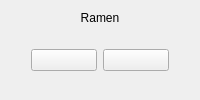
     <widget class="QWidget" name="ramen">
      <layout class="QGridLayout" name="gridLayout_3">
       <item row="0" column="0">
        <layout class="QGridLayout" name="gridLayout_2">
         <item row="0" column="0">
          <layout class="QVBoxLayout" name="verticalLayout">
           <item>
            <widget class="QLabel" name="ramen_label">
             <property name="text">
              <string>Ramen</string>
             </property>
             <property name="alignment">
              <set>Qt::AlignCenter</set>
             </property>
            </widget>
           </item>
           <item>
            <layout class="QHBoxLayout" name="horizontalLayout_3">
             <item>
              <spacer name="verticalSpacer_3">
               <property name="orientation">
                <enum>Qt::Vertical</enum>
               </property>
               <property name="sizeHint" stdset="0">
                <size>
                 <width>20</width>
                 <height>40</height>
                </size>
               </property>
              </spacer>
             </item>
             <item>
              <layout class="QGridLayout" name="gridLayout_29">
               <item row="0" column="0">
                <widget class="QPushButton" name="ramen_jr">
                 <property name="text">
                  <string/>
                 </property>
                 <property name="icon">
                  <iconset resource="teaIcons/foods/foodIcons.qrc">
                   <normaloff>:/icons/ramen/jrMeal.png</normaloff>:/icons/ramen/jrMeal.png</iconset>
                 </property>
                 <property name="iconSize">
                  <size>
                   <width>351</width>
                   <height>200</height>
                  </size>
                 </property>
                 <property name="checkable">
                  <bool>true</bool>
                 </property>
                </widget>
               </item>
               <item row="0" column="1">
                <widget class="QPushButton" name="ramen_big">
                 <property name="text">
                  <string/>
                 </property>
                 <property name="icon">
                  <iconset resource="teaIcons/foods/foodIcons.qrc">
                   <normaloff>:/icons/ramen/bigMeal.png</normaloff>:/icons/ramen/bigMeal.png</iconset>
                 </property>
                 <property name="iconSize">
                  <size>
                   <width>351</width>
                   <height>200</height>
                  </size>
                 </property>
                 <property name="checkable">
                  <bool>true</bool>
                 </property>
                </widget>
               </item>
              </layout>
             </item>
             <item>
              <spacer name="verticalSpacer_4">
               <property name="orientation">
                <enum>Qt::Vertical</enum>
               </property>
               <property name="sizeHint" stdset="0">
                <size>
                 <width>20</width>
                 <height>40</height>
                </size>
               </property>
              </spacer>
             </item>
            </layout>
           </item>
          </layout>
         </item>
        </layout>
       </item>
      </layout>
     </widget>
